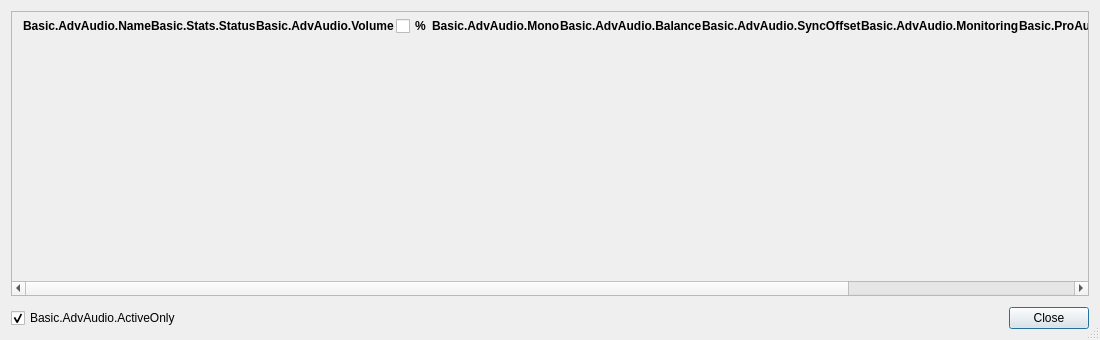
<?xml version="1.0" encoding="UTF-8"?>
<ui version="4.0">
 <class>OBSAdvAudio</class>
 <widget class="QDialog" name="OBSAdvAudio">
  <property name="geometry">
   <rect>
    <x>0</x>
    <y>0</y>
    <width>1100</width>
    <height>340</height>
   </rect>
  </property>
  <property name="sizePolicy">
   <sizepolicy hsizetype="Preferred" vsizetype="Preferred">
    <horstretch>0</horstretch>
    <verstretch>0</verstretch>
   </sizepolicy>
  </property>
  <property name="contextMenuPolicy">
   <enum>Qt::CustomContextMenu</enum>
  </property>
  <property name="windowTitle">
   <string>Basic.AdvAudio</string>
  </property>
  <property name="sizeGripEnabled">
   <bool>true</bool>
  </property>
  <layout class="QGridLayout" name="gridLayout">
   <property name="leftMargin">
    <number>11</number>
   </property>
   <property name="topMargin">
    <number>11</number>
   </property>
   <property name="rightMargin">
    <number>11</number>
   </property>
   <property name="bottomMargin">
    <number>11</number>
   </property>
   <property name="verticalSpacing">
    <number>11</number>
   </property>
   <item row="1" column="0">
    <layout class="QHBoxLayout" name="horizontalLayout">
     <property name="spacing">
      <number>7</number>
     </property>
     <item>
      <widget class="QCheckBox" name="activeOnly">
       <property name="text">
        <string>Basic.AdvAudio.ActiveOnly</string>
       </property>
       <property name="checked">
        <bool>true</bool>
       </property>
      </widget>
     </item>
     <item>
      <spacer name="horizontalSpacer">
       <property name="orientation">
        <enum>Qt::Horizontal</enum>
       </property>
       <property name="sizeHint" stdset="0">
        <size>
         <width>40</width>
         <height>20</height>
        </size>
       </property>
      </spacer>
     </item>
     <item>
      <widget class="QPushButton" name="closeButton">
       <property name="text">
        <string>Close</string>
       </property>
      </widget>
     </item>
    </layout>
   </item>
   <item row="0" column="0">
    <widget class="QScrollArea" name="scrollArea">
     <property name="sizePolicy">
      <sizepolicy hsizetype="Expanding" vsizetype="Expanding">
       <horstretch>0</horstretch>
       <verstretch>0</verstretch>
      </sizepolicy>
     </property>
     <property name="sizeAdjustPolicy">
      <enum>QAbstractScrollArea::AdjustToContents</enum>
     </property>
     <property name="widgetResizable">
      <bool>true</bool>
     </property>
     <widget class="QWidget" name="scrollAreaWidgetContents">
      <property name="geometry">
       <rect>
        <x>0</x>
        <y>0</y>
        <width>1157</width>
        <height>262</height>
       </rect>
      </property>
      <layout class="QGridLayout" name="gridLayout_3">
       <property name="leftMargin">
        <number>0</number>
       </property>
       <property name="topMargin">
        <number>0</number>
       </property>
       <property name="rightMargin">
        <number>0</number>
       </property>
       <property name="bottomMargin">
        <number>0</number>
       </property>
       <property name="spacing">
        <number>0</number>
       </property>
       <item row="0" column="0">
        <layout class="QVBoxLayout" name="verticalLayout">
         <property name="spacing">
          <number>0</number>
         </property>
         <property name="leftMargin">
          <number>4</number>
         </property>
         <property name="topMargin">
          <number>4</number>
         </property>
         <property name="rightMargin">
          <number>4</number>
         </property>
         <property name="bottomMargin">
          <number>4</number>
         </property>
         <item>
          <layout class="QGridLayout" name="mainLayout">
           <property name="verticalSpacing">
            <number>4</number>
           </property>
           <item row="0" column="5">
            <widget class="QLabel" name="label_2">
             <property name="font">
              <font>
               <bold>true</bold>
              </font>
             </property>
             <property name="text">
              <string>Basic.AdvAudio.Balance</string>
             </property>
            </widget>
           </item>
           <item row="0" column="2">
            <widget class="QLabel" name="label_7">
             <property name="sizePolicy">
              <sizepolicy hsizetype="Preferred" vsizetype="Preferred">
               <horstretch>0</horstretch>
               <verstretch>0</verstretch>
              </sizepolicy>
             </property>
             <property name="font">
              <font>
               <bold>true</bold>
              </font>
             </property>
             <property name="text">
              <string>Basic.Stats.Status</string>
             </property>
            </widget>
           </item>
           <item row="0" column="4">
            <widget class="QLabel" name="label_3">
             <property name="font">
              <font>
               <bold>true</bold>
              </font>
             </property>
             <property name="text">
              <string>Basic.AdvAudio.Mono</string>
             </property>
            </widget>
           </item>
           <item row="0" column="9">
            <widget class="QLabel" name="label_5">
             <property name="font">
              <font>
               <bold>true</bold>
              </font>
             </property>
             <property name="text">
              <string>Basic.ProAudio.Buses</string>
             </property>
            </widget>
           </item>
           <item row="0" column="10">
            <widget class="QLabel" name="label_11">
             <property name="font">
              <font>
               <bold>true</bold>
              </font>
             </property>
             <property name="text">
              <string>Basic.ProAudio.Afv</string>
             </property>
            </widget>
           </item>
           <item row="0" column="8">
            <widget class="QLabel" name="label_10">
             <property name="font">
              <font>
               <bold>true</bold>
              </font>
             </property>
             <property name="text">
              <string>Basic.ProAudio.Solo</string>
             </property>
            </widget>
           </item>
           <item row="0" column="1">
            <widget class="QLabel" name="label">
             <property name="font">
              <font>
               <bold>true</bold>
              </font>
             </property>
             <property name="text">
              <string>Basic.AdvAudio.Name</string>
             </property>
            </widget>
           </item>
           <item row="0" column="6">
            <widget class="QLabel" name="label_4">
             <property name="font">
              <font>
               <bold>true</bold>
              </font>
             </property>
             <property name="text">
              <string>Basic.AdvAudio.SyncOffset</string>
             </property>
            </widget>
           </item>
           <item row="0" column="7">
            <widget class="QLabel" name="label_6">
             <property name="font">
              <font>
               <bold>true</bold>
              </font>
             </property>
             <property name="text">
              <string>Basic.AdvAudio.Monitoring</string>
             </property>
            </widget>
           </item>
           <item row="0" column="3">
            <widget class="QWidget" name="widget" native="true">
             <layout class="QGridLayout" name="gridLayout_2">
              <property name="leftMargin">
               <number>0</number>
              </property>
              <property name="topMargin">
               <number>0</number>
              </property>
              <property name="rightMargin">
               <number>0</number>
              </property>
              <property name="bottomMargin">
               <number>0</number>
              </property>
              <property name="spacing">
               <number>0</number>
              </property>
              <item row="0" column="0">
               <layout class="QHBoxLayout" name="horizontalLayout_2">
                <property name="spacing">
                 <number>2</number>
                </property>
                <item>
                 <widget class="QLabel" name="label_9">
                  <property name="font">
                   <font>
                    <bold>true</bold>
                   </font>
                  </property>
                  <property name="text">
                   <string>Basic.AdvAudio.Volume</string>
                  </property>
                 </widget>
                </item>
                <item>
                 <widget class="QCheckBox" name="usePercent">
                  <property name="font">
                   <font>
                    <bold>true</bold>
                   </font>
                  </property>
                  <property name="text">
                   <string>%</string>
                  </property>
                 </widget>
                </item>
                <item>
                 <spacer name="horizontalSpacer_3">
                  <property name="orientation">
                   <enum>Qt::Horizontal</enum>
                  </property>
                  <property name="sizeType">
                   <enum>QSizePolicy::Minimum</enum>
                  </property>
                  <property name="sizeHint" stdset="0">
                   <size>
                    <width>0</width>
                    <height>0</height>
                   </size>
                  </property>
                 </spacer>
                </item>
               </layout>
              </item>
             </layout>
            </widget>
           </item>
           <item row="0" column="0">
            <widget class="QLabel" name="label_8">
             <property name="text">
              <string/>
             </property>
            </widget>
           </item>
          </layout>
         </item>
         <item>
          <spacer name="verticalSpacer">
           <property name="orientation">
            <enum>Qt::Vertical</enum>
           </property>
           <property name="sizeHint" stdset="0">
            <size>
             <width>20</width>
             <height>40</height>
            </size>
           </property>
          </spacer>
         </item>
        </layout>
       </item>
      </layout>
     </widget>
    </widget>
   </item>
  </layout>
 </widget>
 <resources/>
 <connections>
  <connection>
   <sender>closeButton</sender>
   <signal>clicked()</signal>
   <receiver>OBSAdvAudio</receiver>
   <slot>close()</slot>
   <hints>
    <hint type="sourcelabel">
     <x>1286</x>
     <y>474</y>
    </hint>
    <hint type="destinationlabel">
     <x>672</x>
     <y>250</y>
    </hint>
   </hints>
  </connection>
 </connections>
</ui>
